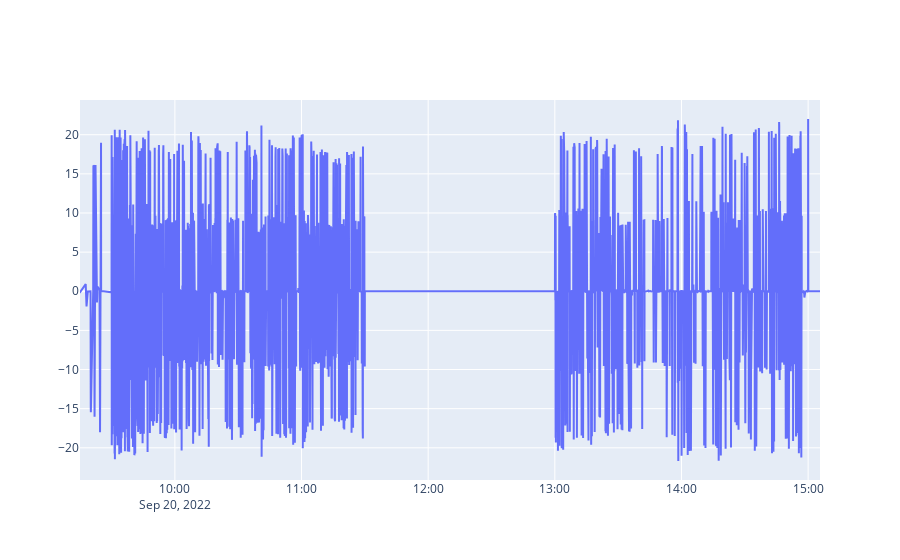

The code cell stored with this chart in its notebook:
### Code cell
import plotly.graph_objects as go
 
fig = go.Figure(data=[
    go.Scatter(name='log-OFI', x=df_signal.index, y=df_signal['log-OFI']),
    
],
)

fig.show()

### Figure 1 — Plotly figure (JSON) as saved in the notebook; plotly's stock layout.template omitted (floating-point values rounded to 4 significant figures; data arrays with more than 128 entries replaced by an {"elided": "..."} marker saying what was removed)
{"data": [{"name": "log-OFI", "type": "scatter", "x": {"elided": "4088 str values"}, "y": {"elided": "4088 float values"}}], "layout": {}}
